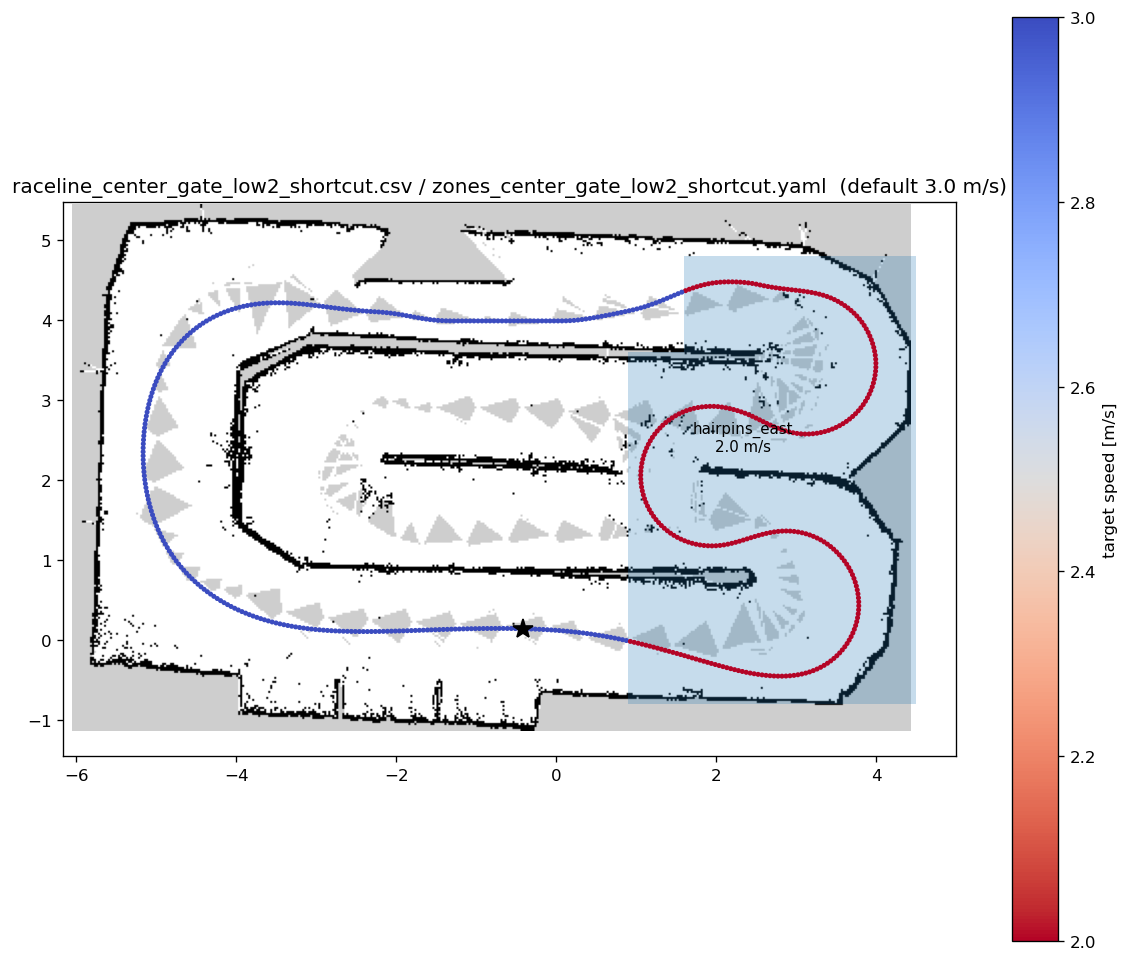

Generate this figure with Python:
"""地図・レースライン・速度エリアを重ねて PNG に出す。ROS も docker も要らない。

    python3 plot_zones.py [plot_zones.yaml]

レースラインは各点の目標速度(zones.py の target_speed)で色を付ける。
"""

import os
import sys

import matplotlib
matplotlib.use("Agg")
import matplotlib.pyplot as plt
import numpy as np
import yaml
from PIL import Image

sys.path.insert(0, os.path.join(os.path.dirname(os.path.abspath(__file__)), ".."))
from speed_zone_publisher.zones import load_zones, target_speed  # noqa: E402


def main():
    cfg_path = os.path.abspath(sys.argv[1] if len(sys.argv) > 1 else
                               os.path.join(os.path.dirname(__file__), "plot_zones.yaml"))
    with open(cfg_path) as f:
        cfg = yaml.safe_load(f)
    path = {k: os.path.join(os.path.dirname(cfg_path), v) for k, v in cfg.items()}

    with open(path["map"]) as f:
        m = yaml.safe_load(f)
    img = np.array(Image.open(os.path.join(os.path.dirname(path["map"]), m["image"])))
    x0, y0 = m["origin"][:2]
    h, w = img.shape
    extent = [x0, x0 + w * m["resolution"], y0, y0 + h * m["resolution"]]

    default_speed, zones = load_zones(path["zones"])
    line = np.genfromtxt(path["raceline"], delimiter=",", names=True)
    speed = [target_speed(default_speed, zones, x, y) for x, y in zip(line["x"], line["y"])]

    fig, ax = plt.subplots(figsize=(12, 10))
    ax.imshow(img, cmap="gray", extent=extent)
    for z in zones:
        p = np.array(z.polygon)
        ax.fill(p[:, 0], p[:, 1], alpha=0.25)
        ax.text(*p.mean(axis=0), f"{z.name}\n{z.speed} m/s", ha="center", va="center", fontsize=9)
    sc = ax.scatter(line["x"], line["y"], c=speed, cmap="coolwarm_r", s=4)
    ax.plot(line["x"][0], line["y"][0], "k*", ms=12)  # 始点
    fig.colorbar(sc, ax=ax, label="target speed [m/s]")
    lx, ly = line["x"], line["y"]
    ax.set_xlim(lx.min() - 1, lx.max() + 1)
    ax.set_ylim(ly.min() - 1, ly.max() + 1)
    ax.set_aspect("equal")
    ax.set_title(f"{os.path.basename(path['raceline'])} / {os.path.basename(path['zones'])}"
                 f"  (default {default_speed} m/s)")
    fig.savefig(path["output"], dpi=120, bbox_inches="tight")
    print(path["output"])


if __name__ == "__main__":
    main()
